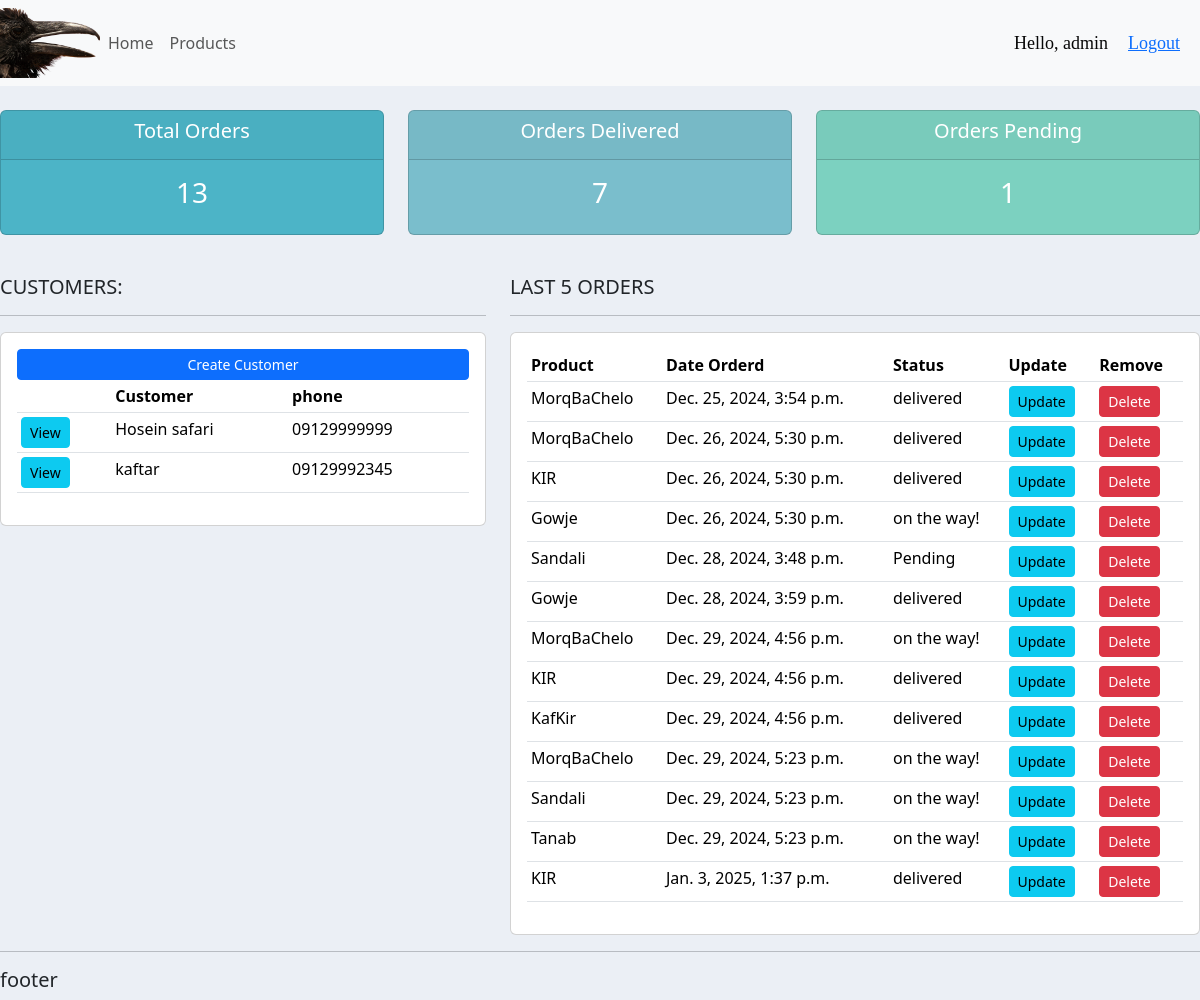
The app's page / (signed in) with its own data.
### accounts/models.py (models this page shows, shortened)
class Customer(models.Model):
    user = models.OneToOneField(User,null=True, on_delete=models.CASCADE)
    name = models.CharField(max_length=100, null=True)
    email = models.CharField(max_length=100, null=True)
    phone = models.CharField(max_length=100, null=True)
    profile_pic = models.ImageField( null=True, blank=True)
    date_created = models.DateTimeField(auto_now_add=True, null=True)

class Order(models.Model):
    STATUS = (
        ('Pending', 'Pending'),
        ('on the way!', 'On the Way!'),
        ('delivered', 'Delivered'),
    )
    customer = models.ForeignKey(Customer, on_delete=models.SET_NULL, null=True)
    product = models.ForeignKey(Product, on_delete=models.SET_NULL, null=True)
    status = models.CharField(max_length=100, choices=STATUS)
    date_created = models.DateTimeField(auto_now_add=True)

class Product(models.Model):
    CATEGORY = (
        ('Classic', 'Classic'),
        ('Sports', 'Sports'),
        ('Minimal', 'Minimal'),
    )
    name = models.CharField(max_length=100, null=True)
    price = models.FloatField(max_length=100, null=True)
    category = models.CharField(max_length=100, choices=CATEGORY, null=True)
    description = models.TextField(max_length=100, null=True, blank=True)
    date_created = models.DateTimeField(auto_now_add=True, null=True)
    tags = models.ManyToManyField(Tag)
    def __str__(self):
        return self.name

### accounts/decoration.py (the view)
    def wrapper_func(request, *args, **kwargs):
        group = None
        if request.user.groups.exists():
            group = request.user.groups.all()[0].name
        if group == 'admin':
            return view_func(request, *args, **kwargs)
        else:
            return redirect('user-page')

### accounts/decoration.py (called while the page is built)
def adminonly(view_func):
    def wrapper_func(request, *args, **kwargs):
        group = None
        if request.user.groups.exists():
            group = request.user.groups.all()[0].name
        if group == 'admin':
            return view_func(request, *args, **kwargs)
        else:
            return redirect('user-page')
    return wrapper_func

### accounts/views.py (called while the page is built)
@login_required(login_url='login')
@adminonly
def home(request):
    orders = Order.objects.all()
    total_orders = orders.count()
    products = Product.objects.all()
    customers = Customer.objects.all()
    delivered = orders.filter(status='delivered').count()
    pending = orders.filter(status='Pending').count()
    context = {'orders':orders, 'customers':customers, 'products':products, 'total_orders':total_orders, 'delivered':delivered, 'pending':pending}
    return render(request, 'accounts/dashboard.html', context)

### accounts/templates/accounts/dashboard.html
{%  extends 'accounts/main.html' %}
{% load static %}
{% block content %}
{%  include 'accounts/status.html' %}
<br>
<div class="row">
	<div class="col-md-5">
		<h5>CUSTOMERS:</h5>
		<hr>
		<div class="card card-body">
			<a class="btn btn-primary  btn-sm btn-block" href="{% url 'create_customer' %}">Create Customer</a>
			<table class="table table-sm">
				<tr>
                    <th></th>
					<th>Customer</th>
					<th>phone</th>
				</tr>
                {% for customer in customers %}
                    <tr>
                        <td><a class="btn btn-sm btn-info" href="{% url 'customers' customer.id %}">View</a></td>
                        <td>{{ customer.name }}</td>
                        <td>{{ customer.phone }}</td>
                    </tr>
                {% endfor %}
			</table>
		</div>
	</div>
	<div class="col-md-7">
		<h5>LAST 5 ORDERS</h5>
		<hr>
		<div class="card card-body">
			<table class="table table-sm">
				<tr>
					<th>Product</th>
					<th>Date Orderd</th>
					<th>Status</th>
					<th>Update</th>
					<th>Remove</th>
				</tr>
                {% for order in orders %}
                    <tr>
                        <td>{{ order.product }}</td>
                        <td>{{ order.date_created }}</td>
                        <td>{{ order.status }}</td>
                        <td><a class="btn btn-sm btn-info" href="{% url 'update_order' order.id %}">Update</a></td>
                        <td><a class="btn btn-sm btn-danger" href="{% url 'delete_order' order.id%}">Delete</a></td>
                    </tr>
                {% endfor %}
			</table>
		</div>
	</div>
</div>
{% endblock %}

### accounts/templates/accounts/navbar.html (shortened to what this page needs)
{% load static %}
<nav class="navbar navbar-expand-lg navbar-light bg-light">
    <img class ="ax" src="{% static 'images/kalaq.png' %}">
     <link rel="stylesheet" type="text/css" href="{% static '/css/main.css' %}">
  <div class="collapse navbar-collapse" id="navbarNav">
    <ul class="navbar-nav">
        {% if request.user.is_staff %}
      <li class="nav-item active">
        <a class="nav-link" href="{% url 'home' %}">Home</a>
      </li>
      <li class="nav-item">
        <a class="nav-link" href="{% url 'products' %}">Products</a>
      </li>
        {% else %}
        <li class="nav-item">
        <a class="nav-link" href="{% url 'account' %}">Setting</a>
        </li>
        {% endif %}
    </ul>
  </div>
    <span class="hello-msg">Hello, {{ user.username }}</span>
    <span class="hello-msg"><a href="{% url 'logout' %}">Logout</a> </span>
</nav>

### static/css/main.css (style rules this page uses)
body { background-color: #ebeff5; }
.ax { width: 100px; height: 70px; }

### accounts/templates/accounts/navbar.html (style rules this page uses)
.hello-msg { font-family: "Candara Light"; font-size: 18px; color: rgba(2, 2, 2, 0.98); margin-right: 20px; }

### records on screen
Customer: name "Hosein safari", phone "09129999999"
Customer: name "kaftar", phone "09129992345"
Order: product "MorqBaChelo", date_created "Dec. 25, 2024, 3:54 p.m.", status "delivered"
Order: product "MorqBaChelo", date_created "Dec. 26, 2024, 5:30 p.m.", status "delivered"
Order: product "KIR", date_created "Dec. 26, 2024, 5:30 p.m.", status "delivered"
Order: product "Gowje", date_created "Dec. 26, 2024, 5:30 p.m.", status "on the way!"
Order: product "Sandali", date_created "Dec. 28, 2024, 3:48 p.m.", status "Pending"
Order: product "Gowje", date_created "Dec. 28, 2024, 3:59 p.m.", status "delivered"
Order: product "MorqBaChelo", date_created "Dec. 29, 2024, 4:56 p.m.", status "on the way!"
Order: product "KIR", date_created "Dec. 29, 2024, 4:56 p.m.", status "delivered"
Order: product "KafKir", date_created "Dec. 29, 2024, 4:56 p.m.", status "delivered"
Order: product "MorqBaChelo", date_created "Dec. 29, 2024, 5:23 p.m.", status "on the way!"
Order: product "Sandali", date_created "Dec. 29, 2024, 5:23 p.m.", status "on the way!"
Order: product "Tanab", date_created "Dec. 29, 2024, 5:23 p.m.", status "on the way!"
Order: product "KIR", date_created "Jan. 3, 2025, 1:37 p.m.", status "delivered"

### other values on screen
{{ user.username }} "admin"
{{ total_orders }} "13"
{{ delivered }} "7"
{{ pending }} "1"
